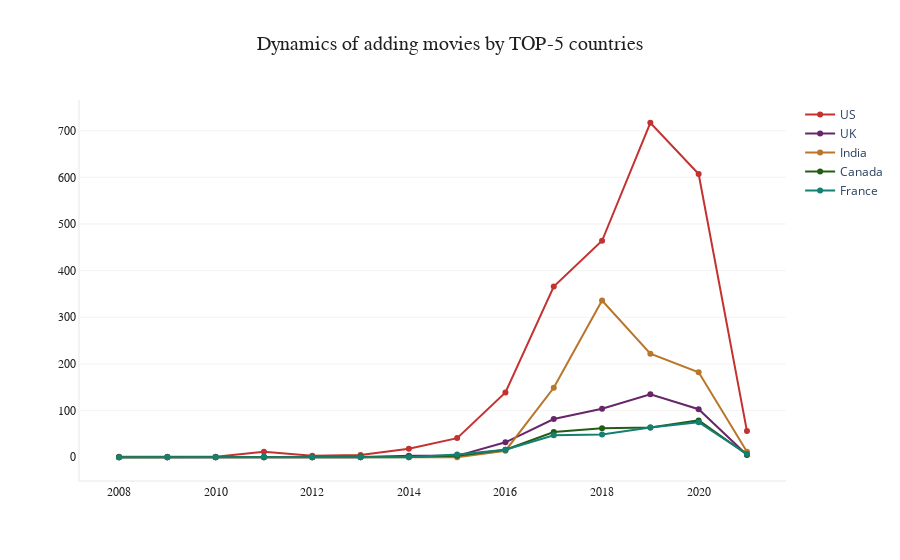

Source (notebook cell):
### Code cell
fig1 = go.Figure()
fig1.add_trace(go.Scatter( 
    x = WaddM['year_added'], 
    y = WaddM['United States'],
    mode = 'lines + markers',
    name = 'US',
    marker_color = '#c43131',
))
fig1.add_trace(go.Scatter( 
    x = WaddM['year_added'], 
    y = WaddM['United Kingdom'],
    mode = 'lines + markers',
    name = 'UK',
    marker_color = '#672669',
))
fig1.add_trace(go.Scatter( 
    x = WaddM['year_added'], 
    y = WaddM['India'],
    mode = 'lines + markers',
    name = 'India',
    marker_color = '#b8762a',
))
fig1.add_trace(go.Scatter( 
    x = WaddM['year_added'], 
    y = WaddM['Canada'],
    mode = 'lines + markers',
    name = 'Canada',
    marker_color = '#245c16',
))
fig1.add_trace(go.Scatter( 
    x = WaddM['year_added'], 
    y = WaddM['France'],
    mode = 'lines + markers',
    name = 'France',
    marker_color = '#147f73',
))

fig1.update_layout(plot_bgcolor = 'white', title = 'Dynamics of adding movies by TOP-5 countries', 
                  title_font_family = 'Calibri Black', title_font_color = '#221f1f', title_font_size = 20, title_x = 0.5)
fig1.update_xaxes(showline = True, linecolor = '#f5f2f2', linewidth = 2, tickfont_family = 'Arial', tickfont_color = '#221f1f', tickfont_size = 12)
fig1.update_yaxes(showline = True, linecolor = '#f5f2f2', 
                 showgrid = True, gridwidth = 1, gridcolor = '#f5f2f2',
                 linewidth = 2, tickfont_family = 'Arial', tickfont_color = '#221f1f', tickfont_size = 12)

# fig1.show()

### Figure 1 — Plotly figure (JSON) as saved in the notebook; plotly's stock layout.template omitted (floating-point values rounded to 4 significant figures)
{"data": [{"marker": {"color": "#c43131"}, "mode": "lines+markers", "name": "US", "type": "scatter", "x": [2008, 2009, 2010, 2011, 2012, 2013, 2014, 2015, 2016, 2017, 2018, 2019, 2020, 2021], "y": [1, 1, 1, 12, 3, 5, 18, 41, 139, 366, 464, 717, 607, 56]}, {"marker": {"color": "#672669"}, "mode": "lines+markers", "name": "UK", "type": "scatter", "x": [2008, 2009, 2010, 2011, 2012, 2013, 2014, 2015, 2016, 2017, 2018, 2019, 2020, 2021], "y": [0, 0, 0, 0, 0, 0, 3, 3, 32, 82, 104, 135, 103, 5]}, {"marker": {"color": "#b8762a"}, "mode": "lines+markers", "name": "India", "type": "scatter", "x": [2008, 2009, 2010, 2011, 2012, 2013, 2014, 2015, 2016, 2017, 2018, 2019, 2020, 2021], "y": [0, 0, 0, 0, 0, 0, 0, 0, 14, 149, 336, 222, 182, 12]}, {"marker": {"color": "#245c16"}, "mode": "lines+markers", "name": "Canada", "type": "scatter", "x": [2008, 2009, 2010, 2011, 2012, 2013, 2014, 2015, 2016, 2017, 2018, 2019, 2020, 2021], "y": [0, 0, 0, 0, 0, 1, 1, 3, 16, 54, 62, 64, 79, 6]}, {"marker": {"color": "#147f73"}, "mode": "lines+markers", "name": "France", "type": "scatter", "x": [2008, 2009, 2010, 2011, 2012, 2013, 2014, 2015, 2016, 2017, 2018, 2019, 2020, 2021], "y": [0, 0, 0, 1, 0, 0, 0, 6, 16, 47, 49, 64, 75, 7]}], "layout": {"plot_bgcolor": "white", "title": {"font": {"color": "#221f1f", "family": "Calibri Black", "size": 20}, "text": "Dynamics of adding movies by TOP-5 countries", "x": 0.5}, "xaxis": {"linecolor": "#f5f2f2", "linewidth": 2, "showline": true, "tickfont": {"color": "#221f1f", "family": "Arial", "size": 12}}, "yaxis": {"gridcolor": "#f5f2f2", "gridwidth": 1, "linecolor": "#f5f2f2", "linewidth": 2, "showgrid": true, "showline": true, "tickfont": {"color": "#221f1f", "family": "Arial", "size": 12}}}}
